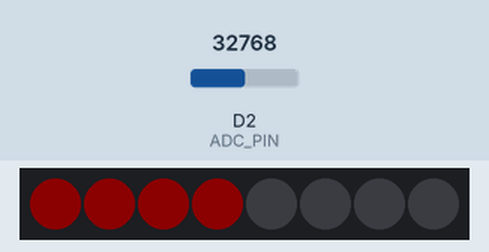
This program was run on a simulated CircuitPython board. Shown: 8 RGB LEDs in strip order, left to right. The inputs (shaded band) are chosen by the test bench; at power-on: D2 (ADC_PIN) = 32768 (analog values on the 0–65535 scale). Dim RGB values are drawn brighter than linear.

Above: at 1.2 s.
1.3 s: D2 (ADC_PIN) set to 0
At 2.1 s:
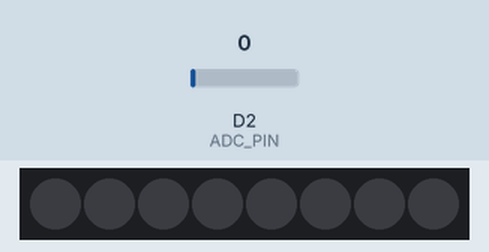
2.8 s: D2 (ADC_PIN) set to 65535
At 4.0 s:
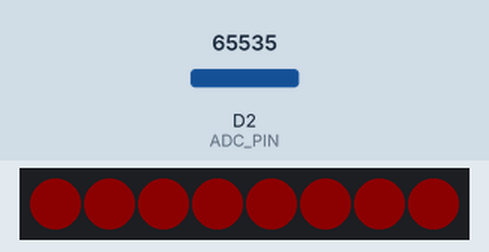
4.4 s: D2 (ADC_PIN) set to 45874
At 5.4 s:
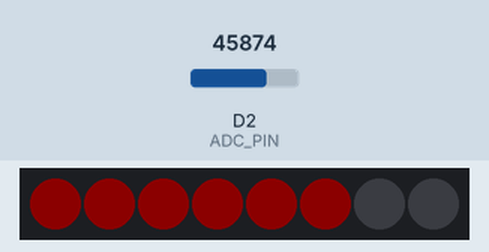
Timing chart, 0 to 7.4 s (numbered marks = the images above; inputs shaded):
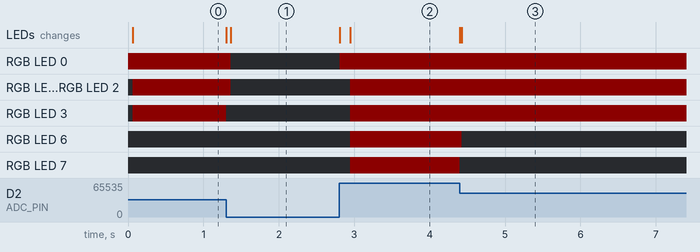

The program:

WarmUp.py
```python
import time
import board
import analogio
import neopixel

NUM_LEDS = 8
LED_PIN = board.D6
ADC_PIN = board.D2
LED_COLOR = (255, 0, 0)

pixels = neopixel.NeoPixel(LED_PIN, NUM_LEDS, brightness=0.05, auto_write=False)
adc = analogio.AnalogIn(ADC_PIN)

ADC_MAX = 65535
STEP = (ADC_MAX + 1) // (NUM_LEDS + 1)   # 9 livelli: 0..8
HYST = STEP // 8                          # isteresi ~12.5% di uno step (regolabile)

level = 0  # numero di LED accesi (0..8)

while True:
    value = adc.value

    # Soglie "centrali" tra i livelli
    up_threshold = (level + 1) * STEP + HYST      # per salire di livello
    down_threshold = level * STEP - HYST          # per scendere di livello

    # Cambia livello solo se superi la banda di isteresi
    if level < NUM_LEDS and value >= up_threshold:
        level += 1
    elif level > 0 and value < down_threshold:
        level -= 1

    pixels.fill((0, 0, 0))
    for i in range(level):
        pixels[i] = LED_COLOR
    pixels.show()

    time.sleep(0.02)
```

Measured:
- after the input at 1.3 s, RGB LED 0–2: RGB(12, 0, 0) → off after 0.06 s; RGB LED 3: RGB(12, 0, 0) → off at once; the LEDs: first change at once (image 1 shows a later state)
- after the input at 2.8 s, RGB LED 0: off → RGB(12, 0, 0) at once; RGB LED 1–3, RGB LED 6, RGB LED 7: off → RGB(12, 0, 0) after 0.15 s; the LEDs: first change at once (image 2 shows a later state)
- after the input at 4.4 s, RGB LED 6, RGB LED 7: RGB(12, 0, 0) → off at once; the LEDs: first change at once (image 3 shows a later state)
